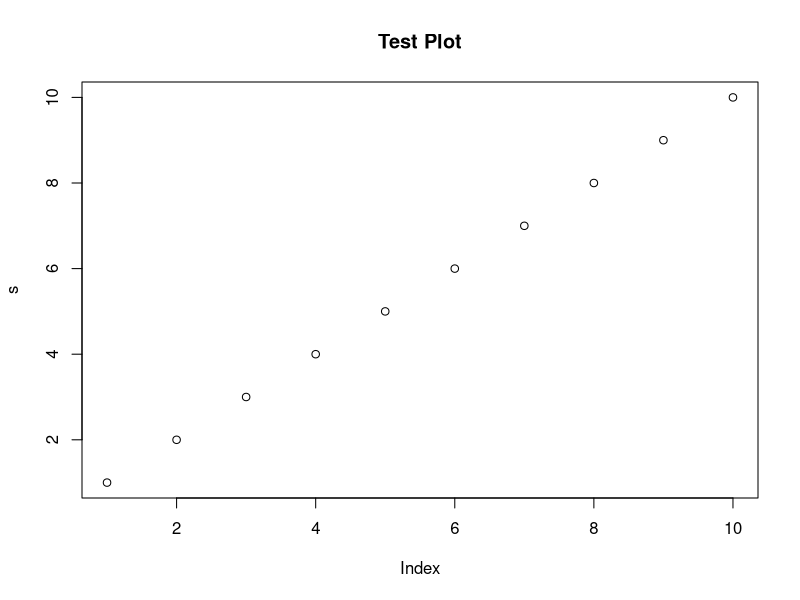
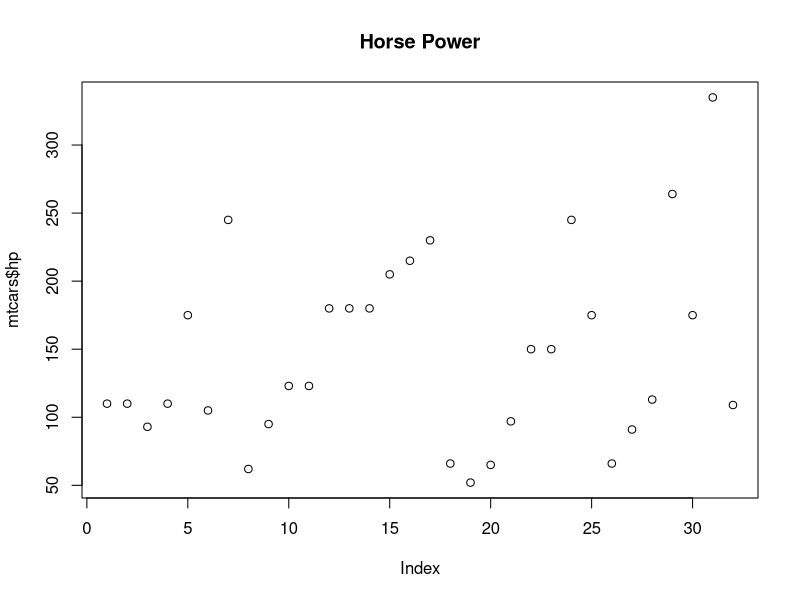
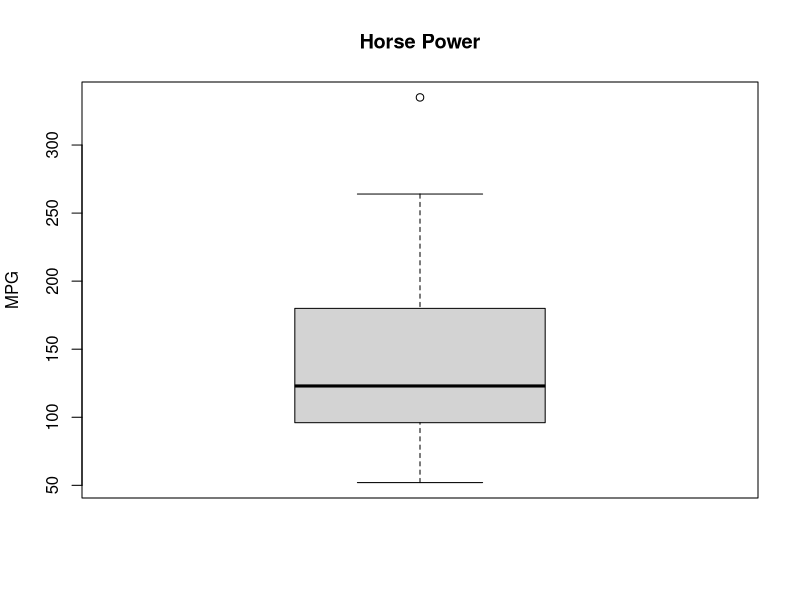
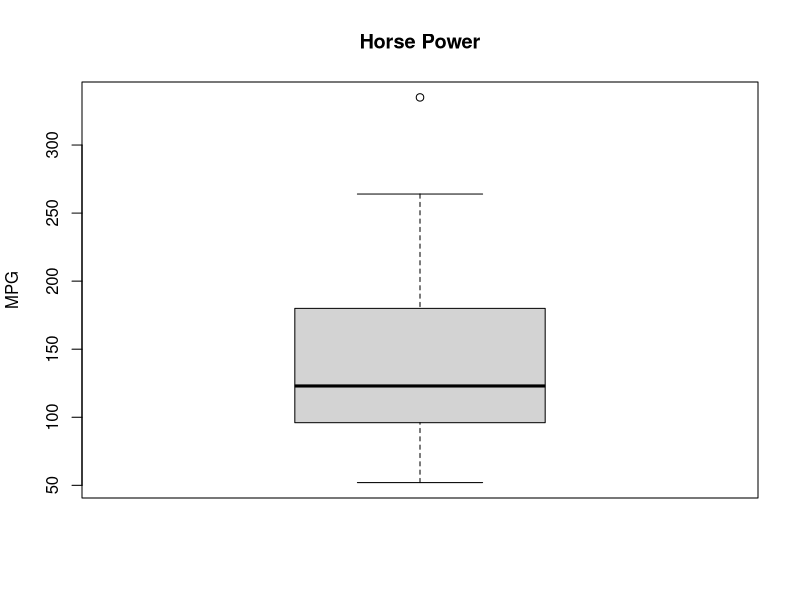
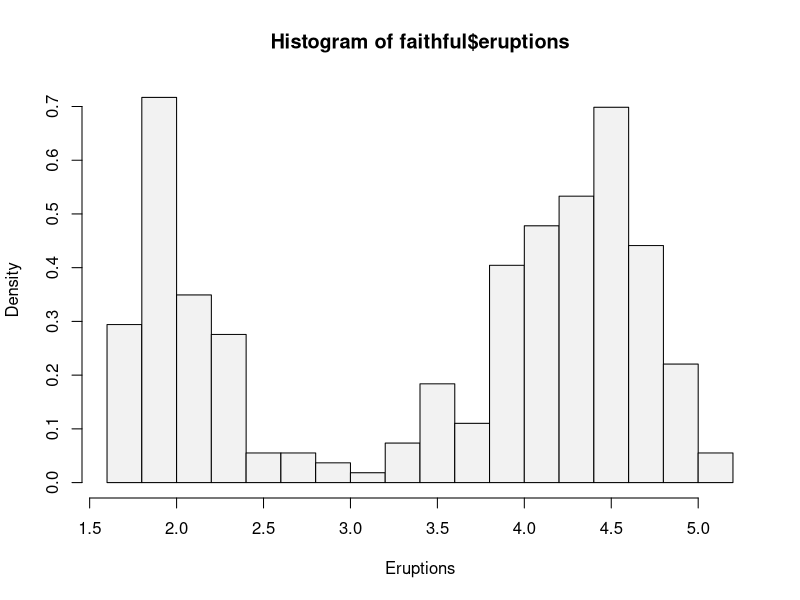
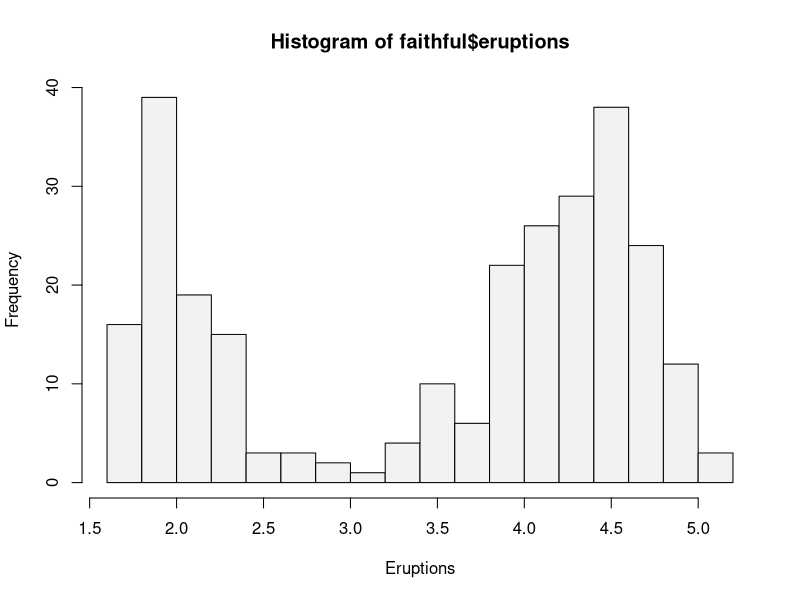
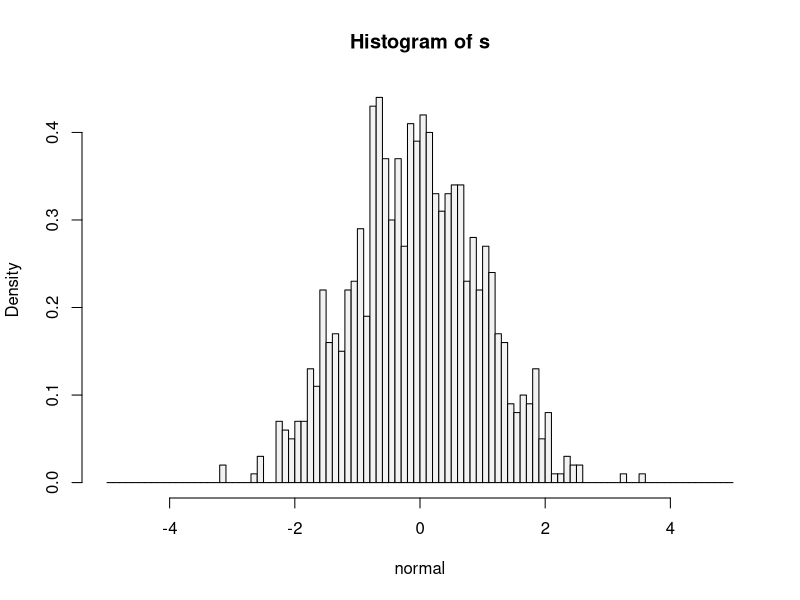
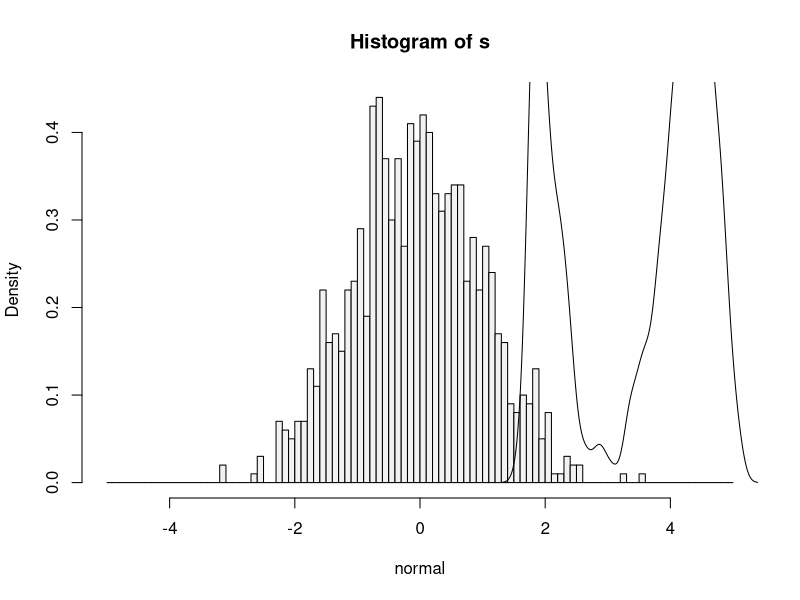

R code for these plots, in order:
#install.packages("ggplot2")
library("ggplot2")

s <- 1:10
plot(s, main="Test Plot")

# what is this object
str(mtcars)

# typeof
typeof(mtcars)
# get data frame row names
rownames(mtcars)
colnames(mtcars)

# backup par
old.par <- par()
# to reload from backup
par(old.par)

plot(mtcars$hp, main = "Horse Power")

boxplot(mtcars$hp, main="Horse Power", ylab="MPG")$out

mtcars[mtcars$hp %in% boxplot(mtcars$hp, main="Horse Power", ylab="MPG")$out,]

help(boxplot)

faithful$eruptions

# histogram 
hist(faithful$eruptions, breaks=seq(1.6, 5.2, 0.2), prob=T, col = gray(0.95), xlab="Eruptions")
hist(faithful$eruptions, breaks=seq(1.6, 5.2, 0.2), prob=F, col = gray(0.95), xlab="Eruptions")

s <- rnorm(n = 1000, mean = 0, sd = 1)
hist(s, breaks=seq(-5, 5, 0.1), prob=T, col = gray(0.95), xlab="normal")
min(s)
max(s)

hist(s, breaks=seq(-5, 5, 0.1), prob=T, col = gray(0.95), xlab="normal")

lines(density(faithful$eruptions, bw=0.1))